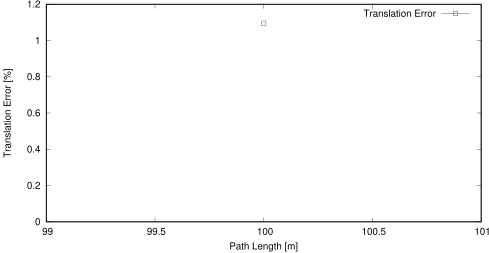

The gnuplot source for this figure:
set term postscript eps enhanced color
set output "sub08_tl.eps"
set size ratio 0.5
set yrange [0:*]
set xlabel "Path Length [m]"
set ylabel "Translation Error [%]"
plot "sub08_tl.txt" using 1:($2*100) title 'Translation Error' lc rgb "#0000FF" pt 4 w linespoints
